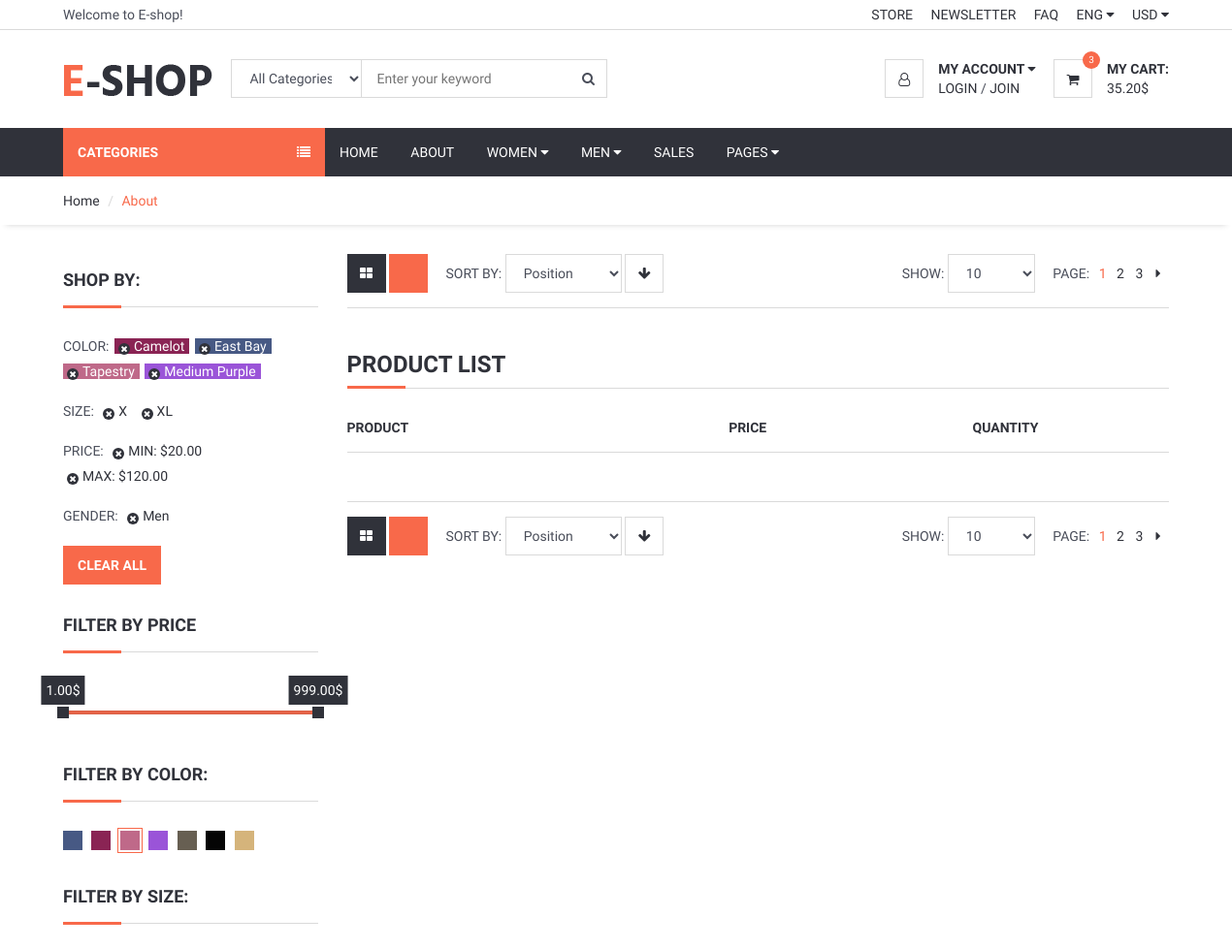
The page /category/14/Laptop (upper part) on the database as committed earlier.
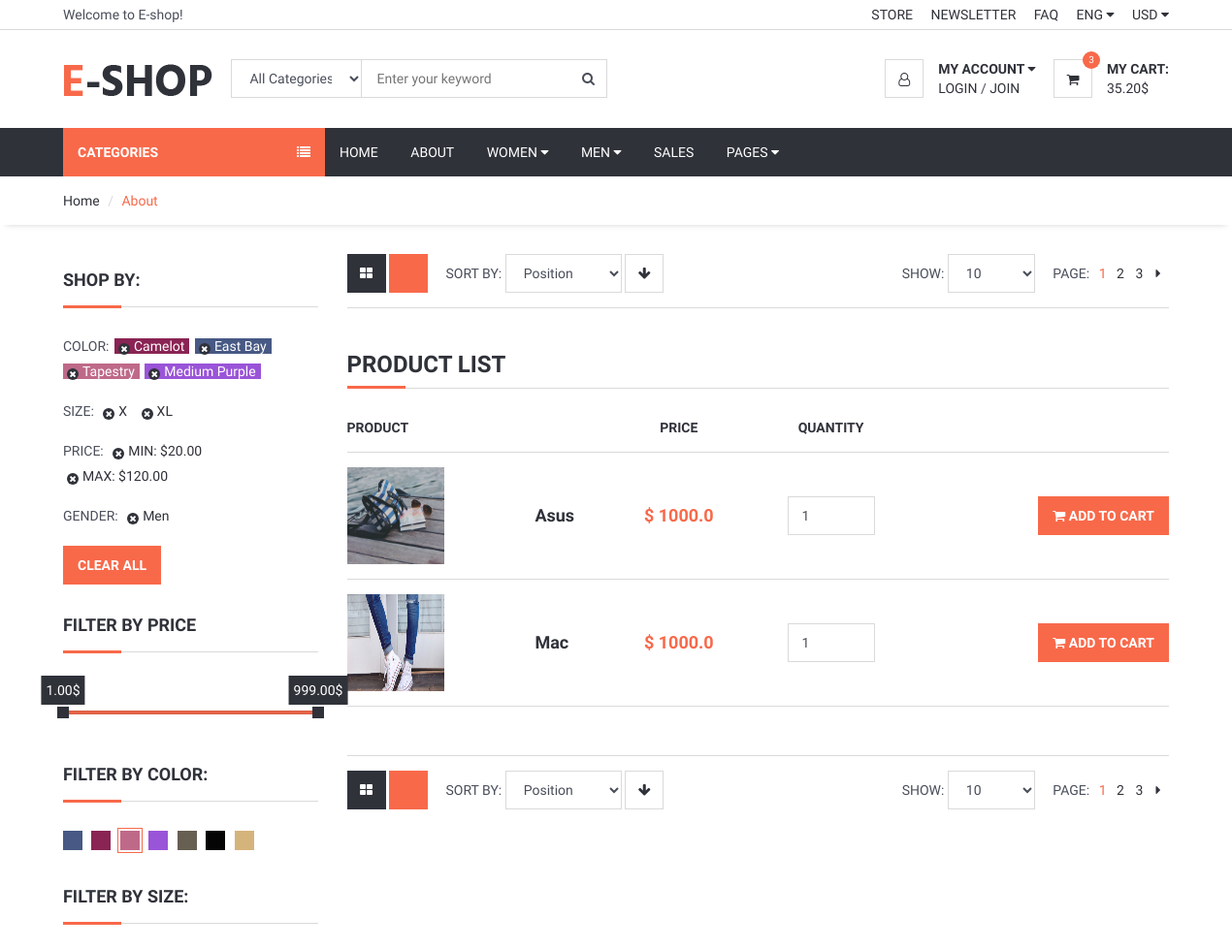
The same page on the database as committed later.
### product/models.py (models this page shows, shortened)
class Product(models.Model):
    STATUS = (
        ('True', 'True'),
        ('False', 'False'),
    )
    category = models.ForeignKey(Category, on_delete=models.CASCADE)# one product have one category -> one category have many product
    title = models.CharField(max_length=30)
    keyword = models.CharField(max_length=255)
    description = models.CharField(max_length=255)
    image = models.ImageField(upload_to='images/', null=True)
    price = models.FloatField()
    amount = models.IntegerField()
    minamount = models.IntegerField()
    detail = RichTextUploadingField()
    slug = models.SlugField(null=False, unique=True)
    status = models.CharField(max_length=10, choices=STATUS)
    create_at = models.DateTimeField(auto_now_add=True)
    update_at = models.DateTimeField(auto_now=True)

### home/views.py (the view)
def category_product(request, id, slug):
    setting = Setting.objects.get(pk=1)
    category = Category.objects.all()
    product = Product.objects.filter(category_id=id)
    context = {
        'setting' : setting,
        'category' : category,
        'product' : product,
    }
    return render(request, 'categoryProduct.html', context)

### home/templates/categoryProduct.html (shortened to what this page needs)
{% extends 'homebase.html' %}
{% block sidebar %}{% include 'sidebar.html' %}{% endblock %}
{% block body %}
{% load static %}
<div id="breadcrumb">
    <div class="container">
        <ul class="breadcrumb">
            <li><a href="#">Home</a></li>
            <li class="active">About</li>
        </ul>
    </div>
</div>
<div class="section">
    <div class="container">
        <div class="row">
            <div id="aside" class="col-md-3">
                <div class="aside">
                    <h3 class="aside-title">Shop by:</h3>
                    <ul class="filter-list">
                        <li><span class="text-uppercase">color:</span></li>
                        <li><a href="#" style="color:#FFF; background-color:#8A2454;">Camelot</a></li>
                        <li><a href="#" style="color:#FFF; background-color:#475984;">East Bay</a></li>
                        <li><a href="#" style="color:#FFF; background-color:#BF6989;">Tapestry</a></li>
                        <li><a href="#" style="color:#FFF; background-color:#9A54D8;">Medium Purple</a></li>
                    </ul>
                    <ul class="filter-list">
                        <li><span class="text-uppercase">Size:</span></li>
                        <li><a href="#">X</a></li>
                        <li><a href="#">XL</a></li>
                    </ul>
                    <ul class="filter-list">
                        <li><span class="text-uppercase">Price:</span></li>
                        <li><a href="#">MIN: $20.00</a></li>
                        <li><a href="#">MAX: $120.00</a></li>
                    </ul>
                    <ul class="filter-list">
                        <li><span class="text-uppercase">Gender:</span></li>
                        <li><a href="#">Men</a></li>
                    </ul>
                    <button class="primary-btn">Clear All</button>
                </div>
                <div class="aside">
                    <h3 class="aside-title">Filter by Price</h3>
                    <div id="price-slider"></div>
                </div>
                <div class="aside">
                    <h3 class="aside-title">Filter By Color:</h3>
                    <ul class="color-option">
                        <li><a href="#" style="background-color:#475984;"></a></li>
                        <li><a href="#" style="background-color:#8A2454;"></a></li>
                        <li class="active"><a href="#" style="background-color:#BF6989;"></a></li>
                        <li><a href="#" style="background-color:#9A54D8;"></a></li>
                        <li><a href="#" style="background-color:#675F52;"></a></li>
                        <li><a href="#" style="background-color:#050505;"></a></li>
                        <li><a href="#" style="background-color:#D5B47B;"></a></li>
                    </ul>
                </div>
                <div class="aside">
                    <h3 class="aside-title">Filter By Size:</h3>
                </div>
            </div>
            <div id="main" class="col-md-9">
                <div class="store-filter clearfix">
                    <div class="pull-left">
                        <div class="row-filter">
                            <a href="#"><i class="fa fa-th-large"></i></a>
                            <a href="#" class="active"></a>
                        </div>
                        <div class="sort-filter">
                            <span class="text-uppercase">Sort By:</span>
                            <select class="input">
                                    <option value="0">Position</option>
                                </select>
                            <a href="#" class="main-btn icon-btn"><i class="fa fa-arrow-down"></i></a>
                        </div>
                    </div>
                    <div class="pull-right">
                        <div class="page-filter">
                            <span class="text-uppercase">Show:</span>
                            <select class="input">
                                    <option value="0">10</option>
                                </select>
                        </div>
                        <ul class="store-pages">
                            <li><span class="text-uppercase">Page:</span></li>
                            <li class="active">1</li>
                            <li><a href="#">2</a></li>
                            <li><a href="#">3</a></li>
                            <li><a href="#"><i class="fa fa-caret-right"></i></a></li>
                        </ul>
                    </div>
                </div>
                <div id="store">
                    <div class="row">
                        <div class="col-md-12">
                            <div class="order-summary clearfix">
                                <div class="section-title">
                                    <h3 class="title">Product List</h3>
                                </div>
                                <table class="shopping-cart-table table">
                                    <thead>
                                        <tr>
                                            <th>Product</th>
                                            <th></th>
                                            <th class="text-center">Price</th>
                                            <th class="text-center">Quantity</th>
                                            <th class="text-right"></th>
                                        </tr>
                                    </thead>
                                    <tbody>
                                        {% for pro in product %}
                                            <tr>
                                                <td class="thumb"><img src="{{ pro.image.url }}" style="height: 100px; width: 100px;"></td>
                                                <td class="details">
                                                    <a href="/product/{{ pro.id }}/{{ pro.slug }}">{{ pro.title }}</a>
                                                </td>
                                                <td class="total text-center"><strong class="primary-color">$ {{ pro.price }}</strong></td>
                                                <td class="qty text-center"><input class="input" type="number" value="1"></td>
                                                <td class="text-right"><button class="primary-btn add-to-cart"><i class="fa fa-shopping-cart"></i> Add to Cart</button></td>
                                            </tr>
                                    {% endfor %}
                                    </tbody>
                                </table>
                            </div>
                        </div>
                    </div>
                </div>
                <div class="store-filter clearfix">
                    <div class="pull-left">
                        <div class="row-filter">
                            <a href="#"><i class="fa fa-th-large"></i></a>
                            <a href="#" class="active"></a>
                        </div>
                        <div class="sort-filter">
                            <span class="text-uppercase">Sort By:</span>
                            <select class="input">
                                    <option value="0">Position</option>
                                </select>
                            <a href="#" class="main-btn icon-btn"><i class="fa fa-arrow-down"></i></a>
                        </div>
                    </div>
                    <div class="pull-right">
                        <div class="page-filter">
                            <span class="text-uppercase">Show:</span>
                            <select class="input">
                                    <option value="0">10</option>
                                </select>
                        </div>
                        <ul class="store-pages">
                            <li><span class="text-uppercase">Page:</span></li>
                            <li class="active">1</li>
                            <li><a href="#">2</a></li>
                            <li><a href="#">3</a></li>
                            <li><a href="#"><i class="fa fa-caret-right"></i></a></li>
                        </ul>
                    </div>
                </div>
            </div>
        </div>
    </div>
</div>
{% endblock %}

### home/templates/homebase.html (shortened to what this page needs)
<!DOCTYPE html>
<html lang="en">
<head>
	{% load static %}
	<link type="text/css" rel="stylesheet" href="{% static 'css/bootstrap.min.css' %}"  />
	<link type="text/css" rel="stylesheet" href="{% static 'css/slick.css' %}" />
	<link type="text/css" rel="stylesheet" href="{% static '' %}css/slick-theme.css" />
	<link type="text/css" rel="stylesheet" href="{% static '' %}css/nouislider.min.css" />
	<link rel="stylesheet" href="{% static '' %}css/font-awesome.min.css">
	<link type="text/css" rel="stylesheet" href="{% static '' %}css/style.css" />
		<link rel="stylesheet" href="https://ajax.googleapis.com/ajax/libs/jqueryui/1.11.4/themes/smoothness/jquery-ui.css">
</head>
</html>
<body>
	{% include 'header.html' %}
	{% block sidebar %} {% endblock %}
	{% block body %} {% endblock %}
</body>

### home/templates/header.html (shortened to what this page needs)
{% load static %}
<header>
    <div id="top-header">
        <div class="container">
            <div class="pull-left">
                <span>Welcome to E-shop!</span>
            </div>
            <div class="pull-right">
                <ul class="header-top-links">
                    <li><a href="#">Store</a></li>
                    <li><a href="#">Newsletter</a></li>
                    <li><a href="#">FAQ</a></li>
                    <li class="dropdown default-dropdown">
                        <a class="dropdown-toggle" data-toggle="dropdown" aria-expanded="true">ENG <i class="fa
                                fa-caret-down"></i></a>
                    </li>
                    <li class="dropdown default-dropdown">
                        <a class="dropdown-toggle" data-toggle="dropdown" aria-expanded="true">USD <i class="fa
                                fa-caret-down"></i></a>
                    </li>
                </ul>
            </div>
        </div>
    </div>
    <div id="header">
        <div class="container">
            <div class="pull-left">
                <div class="header-logo">
                    <a class="logo" href="#">
                        <img src="{% static '' %}./img/logo.png" alt="" />
                    </a>
                </div>
                <div class="header-search">
                    <form action="/search/" method="post">
                        <input name="query" id="query" class="input search-input" type="text" placeholder="Enter your keyword" />
                        <select name="catid" class="input search-categories">
                            <option value="0">All Categories</option>
                            {% load mptt_tags %}
                        </select>
                        <button class="search-btn"><i class="fa fa-search"></i></button>
                    </form>
                </div>
            </div>
            <div class="pull-right">
                <ul class="header-btns">
                    <li class="header-account dropdown default-dropdown">
                        <div class="dropdown-toggle" role="button" data-toggle="dropdown" aria-expanded="true">
                            <div class="header-btns-icon">
                                <i class="fa fa-user-o"></i>
                            </div>
                            <strong class="text-uppercase">My Account <i class="fa fa-caret-down"></i></strong>
                        </div>
                        <a href="#" class="text-uppercase">Login</a> /
                        <a href="#" class="text-uppercase">Join</a>
                    </li>
                    <li class="header-cart dropdown default-dropdown">
                        <a class="dropdown-toggle" data-toggle="dropdown" aria-expanded="true">
                            <div class="header-btns-icon">
                                <i class="fa fa-shopping-cart"></i>
                                <span class="qty">3</span>
                            </div>
                            <strong class="text-uppercase">My Cart:</strong>
                            <br />
                            <span>35.20$</span>
                        </a>
                    </li>
                </ul>
            </div>
        </div>
    </div>
</header>

### home/templates/sidebar.html (shortened to what this page needs)
{% load static %}
{% load mptt_tags %}
<div id="navigation">
    <div class="container">
        <div id="responsive-nav">
        {% if page %}
            <div class="category-nav">
        {% else %}
            <div class="category-nav show-on-click">
        {% endif %}
                <span class="category-header">Categories <i class="fa fa-list"></i></span>
            </div>
            <div class="menu-nav">
                <ul class="menu-list">
                    <li><a href="/home">Home</a></li>
                    <li><a href="/about">About</a></li>
                    <li class="dropdown mega-dropdown"><a class="dropdown-toggle" data-toggle="dropdown" aria-expanded="true">Women <i class="fa fa-caret-down"></i></a>
                    </li>
                    <li class="dropdown mega-dropdown full-width"><a class="dropdown-toggle" data-toggle="dropdown" aria-expanded="true">Men <i class="fa fa-caret-down"></i></a>
                    </li>
                    <li><a href="#">Sales</a></li>
                    <li class="dropdown default-dropdown"><a class="dropdown-toggle" data-toggle="dropdown" aria-expanded="true">Pages <i class="fa fa-caret-down"></i></a>
                    </li>
                </ul>
            </div>
        </div>
    </div>
</div>

### home/templates/footer.html (shortened to what this page needs)
{% load static %}

Rows that differ between the two databases and show on the page:
added Product: image (picture), title "Asus", price "1000.0"
added Product: image (picture), title "Mac", price "1000.0"
